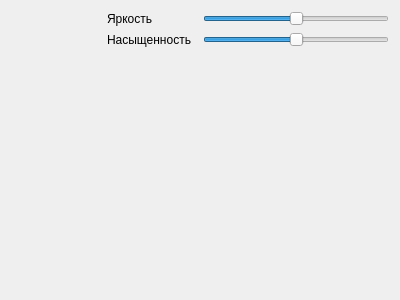
<?xml version="1.0" encoding="UTF-8"?>
<ui version="4.0">
 <class>Widget</class>
 <widget class="QWidget" name="Widget">
  <property name="geometry">
   <rect>
    <x>0</x>
    <y>0</y>
    <width>400</width>
    <height>300</height>
   </rect>
  </property>
  <property name="windowTitle">
   <string>Widget</string>
  </property>
  <layout class="QGridLayout" name="gridLayout">
   <item row="0" column="0" rowspan="3">
    <widget class="QLabel" name="imageLabel">
     <property name="text">
      <string/>
     </property>
    </widget>
   </item>
   <item row="2" column="2">
    <spacer name="verticalSpacer">
     <property name="orientation">
      <enum>Qt::Vertical</enum>
     </property>
     <property name="sizeHint" stdset="0">
      <size>
       <width>20</width>
       <height>40</height>
      </size>
     </property>
    </spacer>
   </item>
   <item row="1" column="1">
    <widget class="QLabel" name="label_3">
     <property name="text">
      <string>Насыщенность</string>
     </property>
    </widget>
   </item>
   <item row="0" column="1">
    <widget class="QLabel" name="label_2">
     <property name="text">
      <string>Яркость</string>
     </property>
    </widget>
   </item>
   <item row="0" column="2" colspan="2">
    <widget class="QSlider" name="lightnessSlider">
     <property name="minimum">
      <number>1</number>
     </property>
     <property name="maximum">
      <number>99</number>
     </property>
     <property name="value">
      <number>50</number>
     </property>
     <property name="orientation">
      <enum>Qt::Horizontal</enum>
     </property>
    </widget>
   </item>
   <item row="1" column="2" colspan="2">
    <widget class="QSlider" name="saturationSlider">
     <property name="minimum">
      <number>1</number>
     </property>
     <property name="maximum">
      <number>99</number>
     </property>
     <property name="value">
      <number>50</number>
     </property>
     <property name="orientation">
      <enum>Qt::Horizontal</enum>
     </property>
    </widget>
   </item>
  </layout>
 </widget>
 <layoutdefault spacing="6" margin="11"/>
 <resources/>
 <connections/>
</ui>
